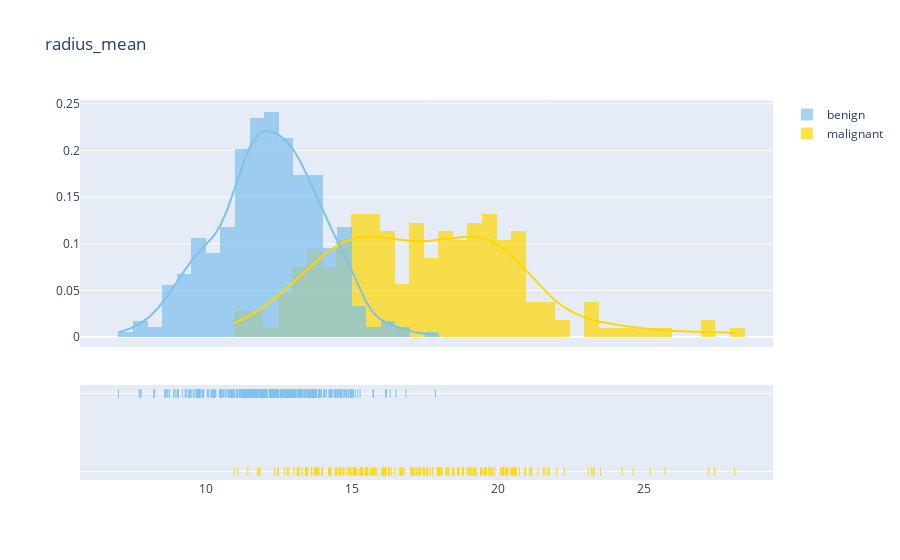
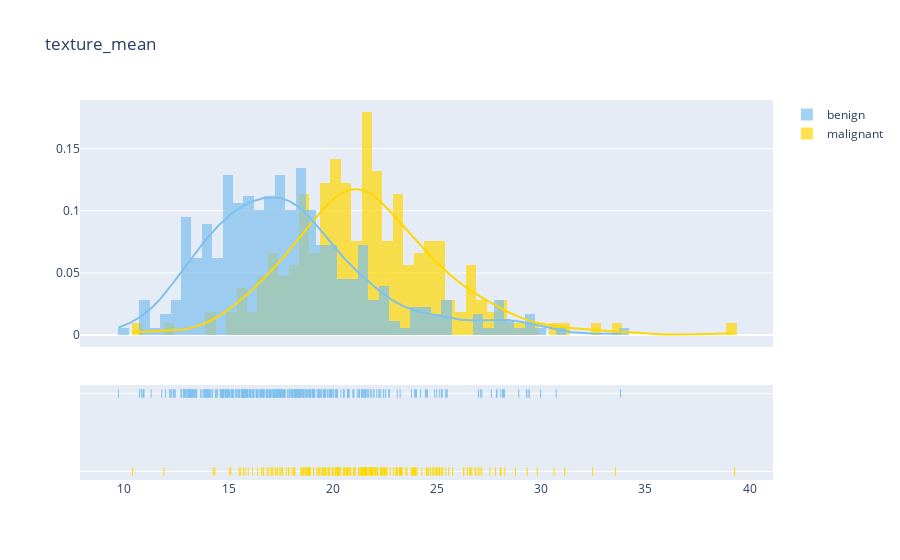
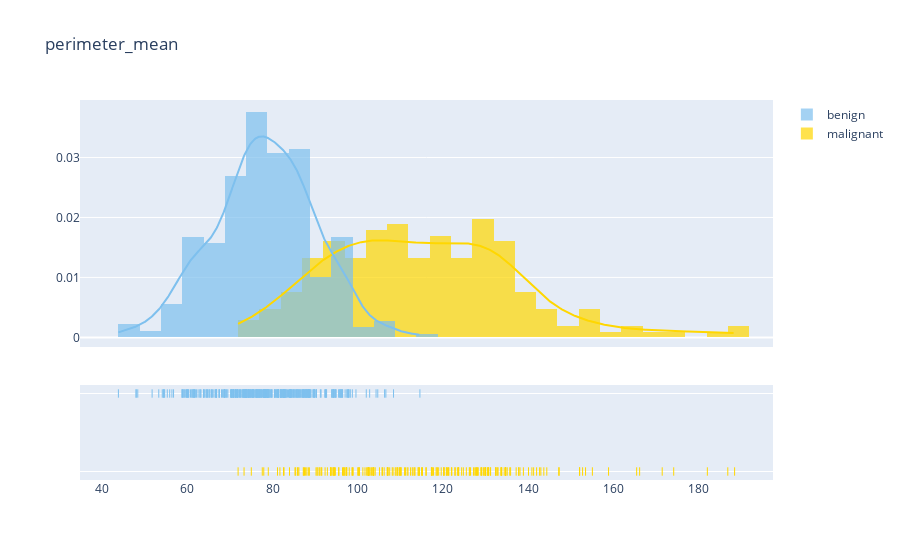
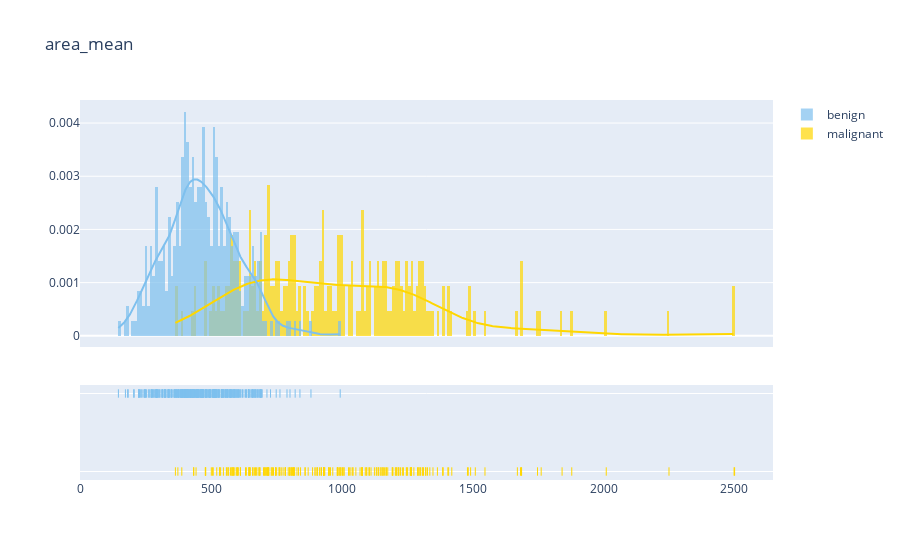

The cell these charts' notebook holds for them, in order:
### Markdown cell above
Bellow, you can remove the '#' to show all features distribution (except the first line)

### Code cell
#plot distribution 'mean'
plot_distribution('radius_mean', .5)
plot_distribution('texture_mean', .5)
plot_distribution('perimeter_mean', 5)
plot_distribution('area_mean', 10)
#plot_distribution('smoothness_mean', .5)
#plot_distribution('compactness_mean' .5)
#plot_distribution('concavity_mean' .5)
#plot_distribution('concave points_mean' .5)
#plot_distribution('symmetry_mean' .5)
#plot_distribution('fractal_dimension_mean' .5)

### Figure 1 — Plotly figure (JSON) as saved in the notebook; plotly's stock layout.template omitted (floating-point values rounded to 4 significant figures; data arrays with more than 128 entries replaced by an {"elided": "..."} marker saying what was removed)
{"data": [{"autobinx": false, "histnorm": "probability density", "legendgroup": "malignant", "marker": {"color": "#FFD700"}, "name": "malignant", "opacity": 0.7, "type": "histogram", "x": {"elided": "212 float values"}, "xaxis": "x", "xbins": {"end": 28.11, "size": 0.5, "start": 10.95}, "yaxis": "y"}, {"autobinx": false, "histnorm": "probability density", "legendgroup": "benign", "marker": {"color": "#7EC0EE"}, "name": "benign", "opacity": 0.7, "type": "histogram", "x": {"elided": "357 float values"}, "xaxis": "x", "xbins": {"end": 17.85, "size": 0.5, "start": 6.981}, "yaxis": "y"}, {"legendgroup": "malignant", "marker": {"color": "#FFD700"}, "mode": "lines", "name": "malignant", "showlegend": false, "type": "scatter", "x": {"elided": "500 float values"}, "xaxis": "x", "y": {"elided": "500 float values"}, "yaxis": "y"}, {"legendgroup": "benign", "marker": {"color": "#7EC0EE"}, "mode": "lines", "name": "benign", "showlegend": false, "type": "scatter", "x": {"elided": "500 float values"}, "xaxis": "x", "y": {"elided": "500 float values"}, "yaxis": "y"}, {"legendgroup": "malignant", "marker": {"color": "#FFD700", "symbol": "line-ns-open"}, "mode": "markers", "name": "malignant", "showlegend": false, "type": "scatter", "x": {"elided": "212 float values"}, "xaxis": "x", "y": {"elided": "212 str values"}, "yaxis": "y2"}, {"legendgroup": "benign", "marker": {"color": "#7EC0EE", "symbol": "line-ns-open"}, "mode": "markers", "name": "benign", "showlegend": false, "type": "scatter", "x": {"elided": "357 float values"}, "xaxis": "x", "y": {"elided": "357 str values"}, "yaxis": "y2"}], "layout": {"barmode": "overlay", "hovermode": "closest", "legend": {"traceorder": "reversed"}, "title": {"text": "radius_mean"}, "xaxis": {"anchor": "y2", "domain": [0, 1], "zeroline": false}, "yaxis": {"anchor": "free", "domain": [0.35, 1], "position": 0}, "yaxis2": {"anchor": "x", "domain": [0, 0.25], "dtick": 1, "showticklabels": false}}}

### Figure 2 — Plotly figure (JSON) as saved in the notebook; plotly's stock layout.template omitted (floating-point values rounded to 4 significant figures; data arrays with more than 128 entries replaced by an {"elided": "..."} marker saying what was removed)
{"data": [{"autobinx": false, "histnorm": "probability density", "legendgroup": "malignant", "marker": {"color": "#FFD700"}, "name": "malignant", "opacity": 0.7, "type": "histogram", "x": {"elided": "212 float values"}, "xaxis": "x", "xbins": {"end": 39.28, "size": 0.5, "start": 10.38}, "yaxis": "y"}, {"autobinx": false, "histnorm": "probability density", "legendgroup": "benign", "marker": {"color": "#7EC0EE"}, "name": "benign", "opacity": 0.7, "type": "histogram", "x": {"elided": "357 float values"}, "xaxis": "x", "xbins": {"end": 33.81, "size": 0.5, "start": 9.71}, "yaxis": "y"}, {"legendgroup": "malignant", "marker": {"color": "#FFD700"}, "mode": "lines", "name": "malignant", "showlegend": false, "type": "scatter", "x": {"elided": "500 float values"}, "xaxis": "x", "y": {"elided": "500 float values"}, "yaxis": "y"}, {"legendgroup": "benign", "marker": {"color": "#7EC0EE"}, "mode": "lines", "name": "benign", "showlegend": false, "type": "scatter", "x": {"elided": "500 float values"}, "xaxis": "x", "y": {"elided": "500 float values"}, "yaxis": "y"}, {"legendgroup": "malignant", "marker": {"color": "#FFD700", "symbol": "line-ns-open"}, "mode": "markers", "name": "malignant", "showlegend": false, "type": "scatter", "x": {"elided": "212 float values"}, "xaxis": "x", "y": {"elided": "212 str values"}, "yaxis": "y2"}, {"legendgroup": "benign", "marker": {"color": "#7EC0EE", "symbol": "line-ns-open"}, "mode": "markers", "name": "benign", "showlegend": false, "type": "scatter", "x": {"elided": "357 float values"}, "xaxis": "x", "y": {"elided": "357 str values"}, "yaxis": "y2"}], "layout": {"barmode": "overlay", "hovermode": "closest", "legend": {"traceorder": "reversed"}, "title": {"text": "texture_mean"}, "xaxis": {"anchor": "y2", "domain": [0, 1], "zeroline": false}, "yaxis": {"anchor": "free", "domain": [0.35, 1], "position": 0}, "yaxis2": {"anchor": "x", "domain": [0, 0.25], "dtick": 1, "showticklabels": false}}}

### Figure 3 — Plotly figure (JSON) as saved in the notebook; plotly's stock layout.template omitted (floating-point values rounded to 4 significant figures; data arrays with more than 128 entries replaced by an {"elided": "..."} marker saying what was removed)
{"data": [{"autobinx": false, "histnorm": "probability density", "legendgroup": "malignant", "marker": {"color": "#FFD700"}, "name": "malignant", "opacity": 0.7, "type": "histogram", "x": {"elided": "212 float values"}, "xaxis": "x", "xbins": {"end": 188.5, "size": 5, "start": 71.9}, "yaxis": "y"}, {"autobinx": false, "histnorm": "probability density", "legendgroup": "benign", "marker": {"color": "#7EC0EE"}, "name": "benign", "opacity": 0.7, "type": "histogram", "x": {"elided": "357 float values"}, "xaxis": "x", "xbins": {"end": 114.6, "size": 5, "start": 43.79}, "yaxis": "y"}, {"legendgroup": "malignant", "marker": {"color": "#FFD700"}, "mode": "lines", "name": "malignant", "showlegend": false, "type": "scatter", "x": {"elided": "500 float values"}, "xaxis": "x", "y": {"elided": "500 float values"}, "yaxis": "y"}, {"legendgroup": "benign", "marker": {"color": "#7EC0EE"}, "mode": "lines", "name": "benign", "showlegend": false, "type": "scatter", "x": {"elided": "500 float values"}, "xaxis": "x", "y": {"elided": "500 float values"}, "yaxis": "y"}, {"legendgroup": "malignant", "marker": {"color": "#FFD700", "symbol": "line-ns-open"}, "mode": "markers", "name": "malignant", "showlegend": false, "type": "scatter", "x": {"elided": "212 float values"}, "xaxis": "x", "y": {"elided": "212 str values"}, "yaxis": "y2"}, {"legendgroup": "benign", "marker": {"color": "#7EC0EE", "symbol": "line-ns-open"}, "mode": "markers", "name": "benign", "showlegend": false, "type": "scatter", "x": {"elided": "357 float values"}, "xaxis": "x", "y": {"elided": "357 str values"}, "yaxis": "y2"}], "layout": {"barmode": "overlay", "hovermode": "closest", "legend": {"traceorder": "reversed"}, "title": {"text": "perimeter_mean"}, "xaxis": {"anchor": "y2", "domain": [0, 1], "zeroline": false}, "yaxis": {"anchor": "free", "domain": [0.35, 1], "position": 0}, "yaxis2": {"anchor": "x", "domain": [0, 0.25], "dtick": 1, "showticklabels": false}}}

### Figure 4 — Plotly figure (JSON) as saved in the notebook; plotly's stock layout.template omitted (floating-point values rounded to 4 significant figures; data arrays with more than 128 entries replaced by an {"elided": "..."} marker saying what was removed)
{"data": [{"autobinx": false, "histnorm": "probability density", "legendgroup": "malignant", "marker": {"color": "#FFD700"}, "name": "malignant", "opacity": 0.7, "type": "histogram", "x": {"elided": "212 float values"}, "xaxis": "x", "xbins": {"end": 2501, "size": 10, "start": 361.6}, "yaxis": "y"}, {"autobinx": false, "histnorm": "probability density", "legendgroup": "benign", "marker": {"color": "#7EC0EE"}, "name": "benign", "opacity": 0.7, "type": "histogram", "x": {"elided": "357 float values"}, "xaxis": "x", "xbins": {"end": 992.1, "size": 10, "start": 143.5}, "yaxis": "y"}, {"legendgroup": "malignant", "marker": {"color": "#FFD700"}, "mode": "lines", "name": "malignant", "showlegend": false, "type": "scatter", "x": {"elided": "500 float values"}, "xaxis": "x", "y": {"elided": "500 float values"}, "yaxis": "y"}, {"legendgroup": "benign", "marker": {"color": "#7EC0EE"}, "mode": "lines", "name": "benign", "showlegend": false, "type": "scatter", "x": {"elided": "500 float values"}, "xaxis": "x", "y": {"elided": "500 float values"}, "yaxis": "y"}, {"legendgroup": "malignant", "marker": {"color": "#FFD700", "symbol": "line-ns-open"}, "mode": "markers", "name": "malignant", "showlegend": false, "type": "scatter", "x": {"elided": "212 float values"}, "xaxis": "x", "y": {"elided": "212 str values"}, "yaxis": "y2"}, {"legendgroup": "benign", "marker": {"color": "#7EC0EE", "symbol": "line-ns-open"}, "mode": "markers", "name": "benign", "showlegend": false, "type": "scatter", "x": {"elided": "357 float values"}, "xaxis": "x", "y": {"elided": "357 str values"}, "yaxis": "y2"}], "layout": {"barmode": "overlay", "hovermode": "closest", "legend": {"traceorder": "reversed"}, "title": {"text": "area_mean"}, "xaxis": {"anchor": "y2", "domain": [0, 1], "zeroline": false}, "yaxis": {"anchor": "free", "domain": [0.35, 1], "position": 0}, "yaxis2": {"anchor": "x", "domain": [0, 0.25], "dtick": 1, "showticklabels": false}}}
